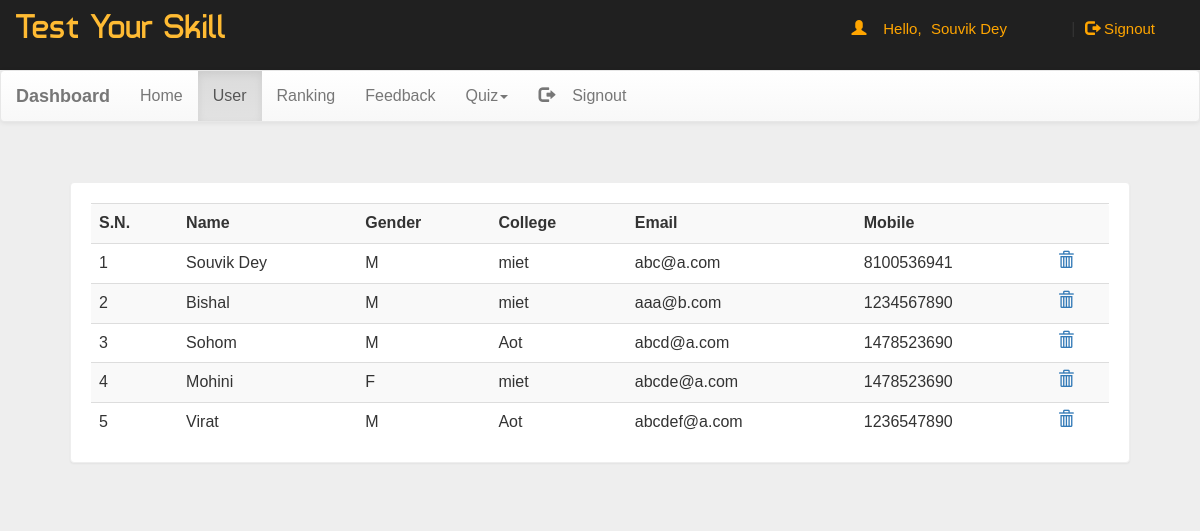
Screenshot of /dash.php?q=1 (signed in) with the database file from the repository.
### tables this page shows
CREATE TABLE `user` (
  `name` varchar(100) NOT NULL,
  `gender` varchar(5) NOT NULL,
  `college` varchar(100) NOT NULL,
  `email` varchar(50) NOT NULL,
  `mob` bigint(20) NOT NULL,
  `password` varchar(50) NOT NULL
);

### dash.php (the view, shortened to what this page needs)
<!DOCTYPE html PUBLIC "-//W3C//DTD XHTML 1.0 Transitional//EN" "http://www.w3.org/TR/xhtml1/DTD/xhtml1-transitional.dtd">
<html xmlns="http://www.w3.org/1999/xhtml">
<head>
<link  rel="stylesheet" href="css/bootstrap.min.css"/>
 <link  rel="stylesheet" href="css/bootstrap-theme.min.css"/>
 <link rel="stylesheet" href="css/main.css">
 <link  rel="stylesheet" href="css/font.css">
</head>
<body  style="background:#eee;">
<div class="header">
<div class="row">
<div class="col-lg-6">
<span class="logo">Test Your Skill</span></div>
<?php
 include_once 'dbConnection.php';
  if(!(isset($_SESSION['email']))){
header("location:index.php");
}
else
{
$name = $_SESSION['name'];;
echo '<span class="pull-right top title1" ><span class="log1"><span class="glyphicon glyphicon-user" aria-hidden="true"></span>&nbsp;&nbsp;&nbsp;&nbsp;Hello,</span> <a href="account.php" class="log log1">'.$name.'</a>&nbsp;|&nbsp;<a href="logout.php?q=account.php" class="log"><span class="glyphicon glyphicon-log-out" aria-hidden="true"></span>&nbsp;Signout</button></a></span>';
}?>
</div></div>
<nav class="navbar navbar-default title1">
  <div class="container-fluid">
    <div class="navbar-header">
      <a class="navbar-brand" href="dash.php?q=0"><b>Dashboard</b></a>
    </div>
    <div class="collapse navbar-collapse" id="bs-example-navbar-collapse-1">
      <ul class="nav navbar-nav">
        <li <?php if(@$_GET['q']==0) echo'class="active"'; ?>><a href="dash.php?q=0">Home<span class="sr-only">(current)</span></a></li>
        <li <?php if(@$_GET['q']==1) echo'class="active"'; ?>><a href="dash.php?q=1">User</a></li>
		<li <?php if(@$_GET['q']==2) echo'class="active"'; ?>><a href="dash.php?q=2">Ranking</a></li>
		<li <?php if(@$_GET['q']==3) echo'class="active"'; ?>><a href="dash.php?q=3">Feedback</a></li>
        <li class="dropdown <?php if(@$_GET['q']==4 || @$_GET['q']==5) echo'active"'; ?>">
          <a href="#" class="dropdown-toggle" data-toggle="dropdown" role="button" aria-haspopup="true" aria-expanded="false">Quiz<span class="caret"></span></a>
        </li><li class="pull-right"> <a href="logout.php?q=account.php"><span class="glyphicon glyphicon-log-out" aria-hidden="true"></span>&nbsp;&nbsp;&nbsp;&nbsp;Signout</a></li>
      </ul>
          </div>
  </div>
</nav>
<div class="container">
<div class="row">
<div class="col-md-12">
<?php if(@$_GET['q']==1) {
$result = mysqli_query($con,"SELECT * FROM user") or die('Error');
echo  '<div class="panel"><div class="table-responsive"><table class="table table-striped title1">
<tr><td><b>S.N.</b></td><td><b>Name</b></td><td><b>Gender</b></td><td><b>College</b></td><td><b>Email</b></td><td><b>Mobile</b></td><td></td></tr>';
$c=1;
while($row = mysqli_fetch_array($result)) {
	$name = $row['name'];
	$mob = $row['mob'];
	$gender = $row['gender'];
    $email = $row['email'];
	$college = $row['college'];
	echo '<tr><td>'.$c++.'</td><td>'.$name.'</td><td>'.$gender.'</td><td>'.$college.'</td><td>'.$email.'</td><td>'.$mob.'</td>
	<td><a title="Delete User" href="update.php?demail='.$email.'"><b><span class="glyphicon glyphicon-trash" aria-hidden="true"></span></b></a></td></tr>';
}
echo '</table></div></div>';
}?>
</div>
</div></div>
</body>
</html>

### css/main.css (style rules this page uses)
body { overflow-x:hidden; width:100%; font: 15px "Century Gothic", "Times Roman", sans-serif; background:#eee; min-height:550px; background-attachment:fixed; }
.panel { border-color:#eee; margin:40px; padding:20px; font: 15px "Century Gothic", "Times Roman", sans-serif; }
.header { background:#202020; height:70px; }
.logo { font-family:'typo'; font-size:35px; color:#ffbb33; margin:15px; }
.title1 { font: 16px "Century Gothic", "Times Roman", sans-serif; }
.top { margin-top:20px; }
.log1 { font: 15px 'Ubuntu', sans-serif; color:orange; margin-left:10px; }
.log { margin:10px; margin-right:60px; margin-left:5px; color:orange; text-decoration:none; font-size:20px; font-size:15px; }

### rows the page displays
user: name "Souvik Dey", gender "M", college "miet", email "abc@a.com", mob "8100536941"
user: name "Bishal", gender "M", college "miet", email "aaa@b.com", mob "1234567890"
user: name "Sohom", gender "M", college "Aot", email "abcd@a.com", mob "1478523690"
user: name "Mohini", gender "F", college "miet", email "abcde@a.com", mob "1478523690"
user: name "Virat", gender "M", college "Aot", email "abcdef@a.com", mob "1236547890"

### other values shown
$name "Souvik Dey"
